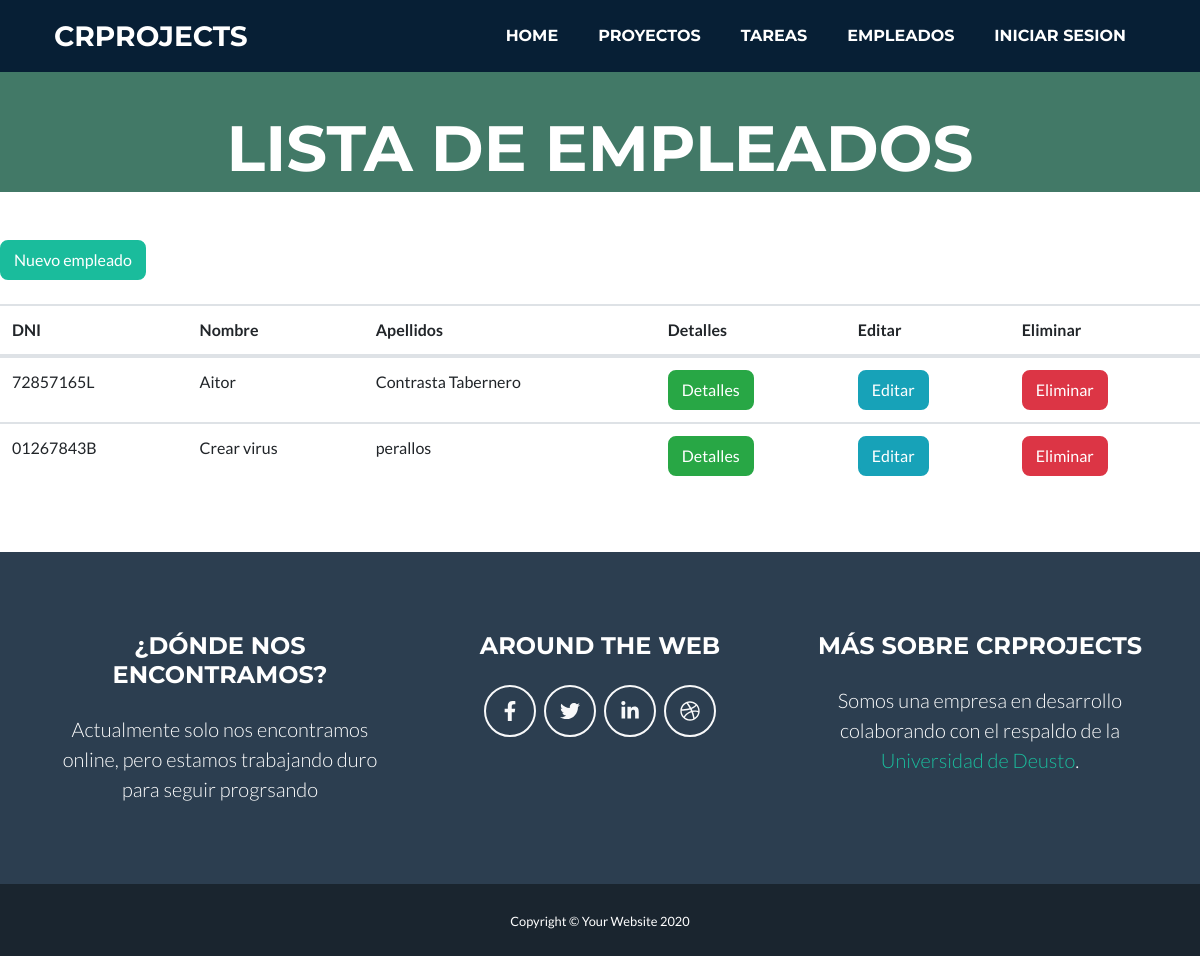
The app's page /appGestorProyectos/empleados/, older data.
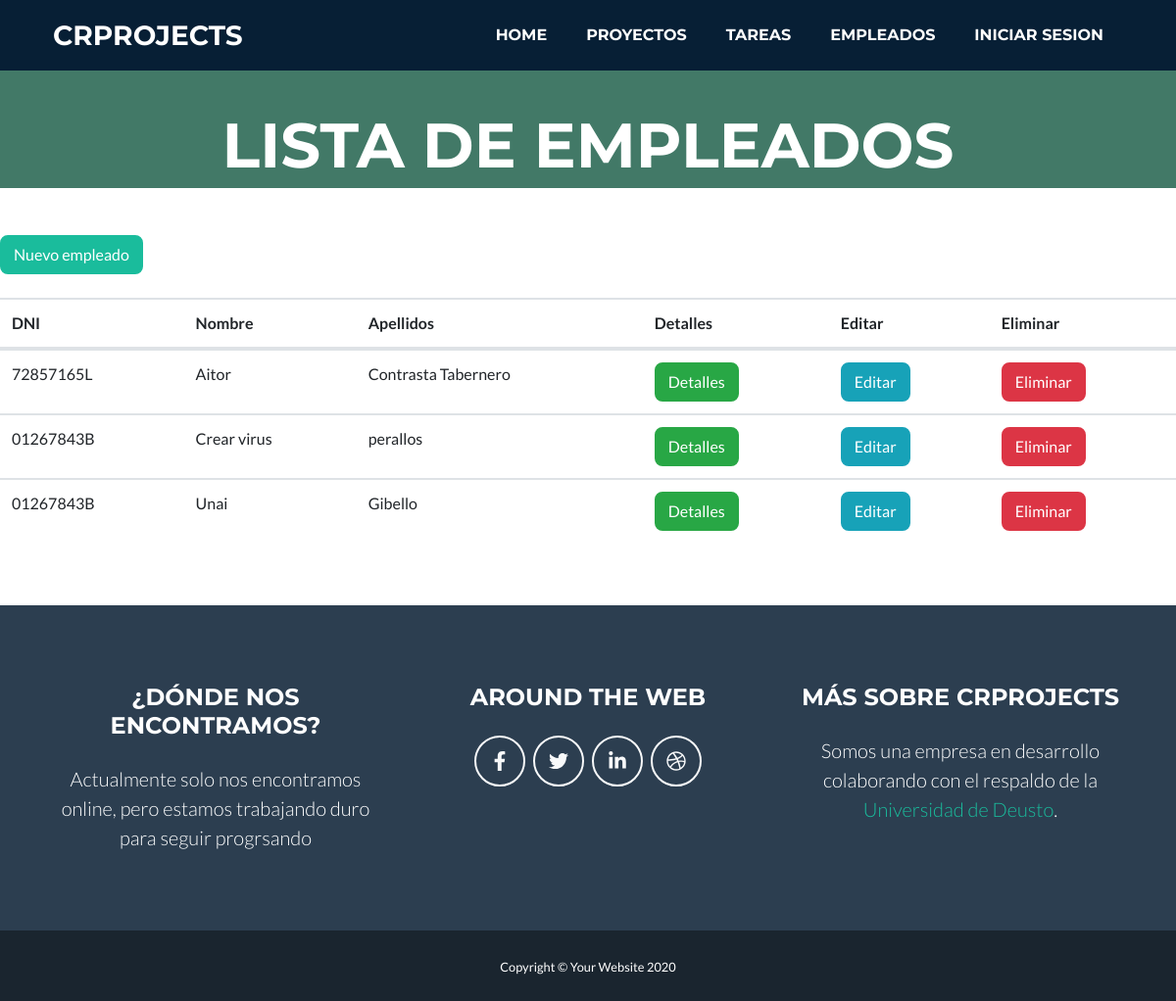
The same page, newer data.
### appGestorProyectos/models.py (models this page shows, shortened)
class Empleado(models.Model):
    dni = models.CharField(max_length=9)
    nombre = models.CharField(max_length=50)
    apellidos = models.CharField(max_length=150)
    email = models.EmailField(max_length=254)
    telefono = models.IntegerField(default=0)
    imagen = models.ImageField(null=True, blank=True)

### appGestorProyectos/views.py (the view)
# urls.py: path('empleados/', views.EmpleadoListView.as_view(), name='empleado_list'),
class EmpleadoListView(ListView):
    model = Empleado
    queryset = Empleado.objects.order_by('nombre')
    template_name = "empleado_list.html"
    def get_context_data(self, **kwargs):
        context = super(EmpleadoListView, self).get_context_data(**kwargs)
        context['titulo_pagina'] = 'Listado de empleados'
        return context

### appGestorProyectos/templates/empleado_list.html
{% extends 'index.html' %}
{% load static %}
{% block header %}
    <header class="masthead bg-primary text-white text-center">
        <div class="container d-flex align-items-center flex-column">
            <h1 class="masthead-heading text-uppercase mb-0">Lista de empleados</h1>
        </div>
    </header>
{% endblock %}
{% block main %}
<br>
<br>
<a class="btn btn-primary" href="{% url 'empleado_form' %}">Nuevo empleado</a>
<br>
<br>
<div>
    <table class="table">
        <thead>
            <tr>
                <th>DNI</th>
                <th>Nombre</th>
                <th>Apellidos</th>
                <th>Detalles</th>
                <th>Editar</th>
                <th>Eliminar</th>
            </tr>
        </thead>
        <tbody>
            {% for empleado in empleado_list %}
            <tr>
                <td>{{ empleado.dni }}</td>
                <td>{{ empleado.nombre }}</td>
                <td>{{ empleado.apellidos }}</td>
                <td><a class="btn btn-success" href="{% url 'empleado' empleado.id %}">Detalles</a> </td>
                <td><a class="btn btn-info" href="{% url 'empleado_update' empleado.id %}">Editar</a> </td>
                <td><a class="btn btn-danger" href="{% url 'empleado_delete' empleado.id %}">Eliminar</a> </td>
            </tr>
            {% endfor %}
        </tbody>
    </table>
    <br>
    <br>
</div>
{% endblock %}

### appGestorProyectos/templates/index.html (shortened to what this page needs)
{% load static i18n %}
<!DOCTYPE html>
<html lang="en">
    <head>
        {% block css %}
        <link href="{% static 'css/styles.css' %}" rel="stylesheet" />
        {% endblock %}
    </head>
    <body id="page-top">
        <nav class="navbar navbar-expand-lg bg-secondary text-uppercase fixed-top" id="mainNav">
            <div class="container">
                <a class="navbar-brand js-scroll-trigger" href="{% url 'home' %}">CRProjects</a>
                <div class="collapse navbar-collapse" id="navbarResponsive">
                    <ul class="navbar-nav ml-auto">
                        <li class="nav-item mx-0 mx-lg-1"><a class="nav-link py-3 px-0 px-lg-3 rounded js-scroll-trigger" href="{% url 'home' %}">HOME</a></li>
                        <li class="nav-item mx-0 mx-lg-1"><a class="nav-link py-3 px-0 px-lg-3 rounded js-scroll-trigger" href="{% url 'proyecto_list' %}">PROYECTOS</a></li>
                        <li class="nav-item mx-0 mx-lg-1"><a class="nav-link py-3 px-0 px-lg-3 rounded js-scroll-trigger" href="{% url 'tarea_list' %}">TAREAS</a></li>
                        <li class="nav-item mx-0 mx-lg-1"><a class="nav-link py-3 px-0 px-lg-3 rounded js-scroll-trigger" href="{% url 'empleado_list' %}">EMPLEADOS</a></li>
                        {% if user.is_authenticated %}
                            <li class="fontsizee nav-item mx-0 mx-lg-1"><a class="nav-link py-3 px-0 px-lg-3 rounded js-scroll-trigger" href="#">{{ user.username }}</a> </li>
                            <li class="fontsizee nav-item mx-0 mx-lg-1"><a class="nav-link py-3 px-0 px-lg-3 rounded js-scroll-trigger" href="{% url 'logout' %}">LOG OUT</a></li>
                        {% else %}
                            <li class="nav-item mx-0 mx-lg-1"><a class="nav-link py-3 px-0 px-lg-3 rounded js-scroll-trigger" href="{% url 'login' %}">INICIAR SESION</a></li>
                        {% endif %}
                    </ul>
                </div>
            </div>
        </nav>
        {% block header %}
        {% endblock %}
        {% block main %}
        {% endblock %}
        <footer class="footer text-center">
            <div class="container">
                <div class="row">
                    <div class="col-lg-4 mb-5 mb-lg-0">
                        <h4 class="text-uppercase mb-4">¿Dónde nos encontramos?</h4>
                        <p class="lead mb-0">Actualmente solo nos encontramos online, pero estamos trabajando duro para seguir progrsando</p>
                    </div>
                    <div class="col-lg-4 mb-5 mb-lg-0">
                        <h4 class="text-uppercase mb-4">Around the Web</h4>
                        <a class="btn btn-outline-light btn-social mx-1" href="#"><i class="fab fa-fw fa-facebook-f"></i></a><a class="btn btn-outline-light btn-social mx-1" href="#"><i class="fab fa-fw fa-twitter"></i></a><a class="btn btn-outline-light btn-social mx-1" href="#"><i class="fab fa-fw fa-linkedin-in"></i></a><a class="btn btn-outline-light btn-social mx-1" href="#"><i class="fab fa-fw fa-dribbble"></i></a>
                    </div>
                    <div class="col-lg-4">
                        <h4 class="text-uppercase mb-4">Más sobre CRProjects</h4>
                        <p class="lead mb-0">Somos una empresa en desarrollo colaborando con el respaldo de la <a href="https://www.deusto.es/cs/Satellite/deusto/es/universidad-deusto">Universidad de Deusto</a>.</p>
                    </div>
                </div>
            </div>
        </footer>
        <section class="copyright py-4 text-center text-white">
            <div class="container"><small>Copyright © Your Website 2020</small></div>
        </section>
    </body>
</html>

Row changes from the older to the newer data that the page shows:
added Empleado: dni "01267843B", nombre "Unai", apellidos "Gibello"
